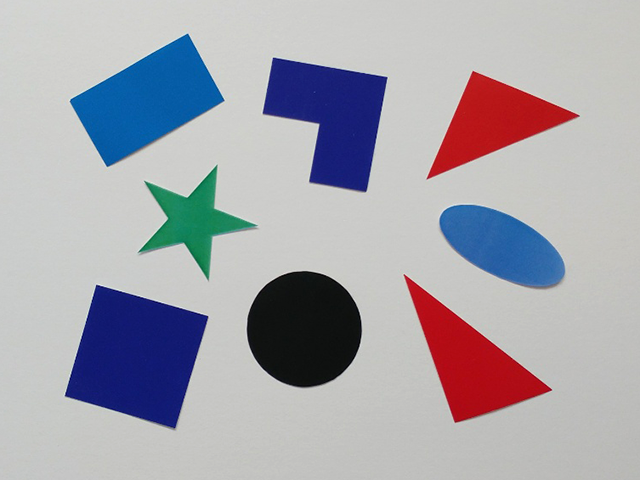
#> input picture workspace/python/18_computer_vision/images/polygon.bmp, 640 x 480 px
$ python 11_polygon_detect.py
#> lines starting #> are read from the running program, lines starting #| are printed output that depends on the picture
import cv2
from pathlib import Path
import numpy as np

IMG_DIR = Path() / ".." / "images"

img = cv2.imread(str(IMG_DIR / "polygon.bmp"))
#> img is the input picture: shape (480, 640, 3); mean B, G, R 173.4, 165, 166.3

img_gray = cv2.cvtColor(img, cv2.COLOR_BGR2GRAY)
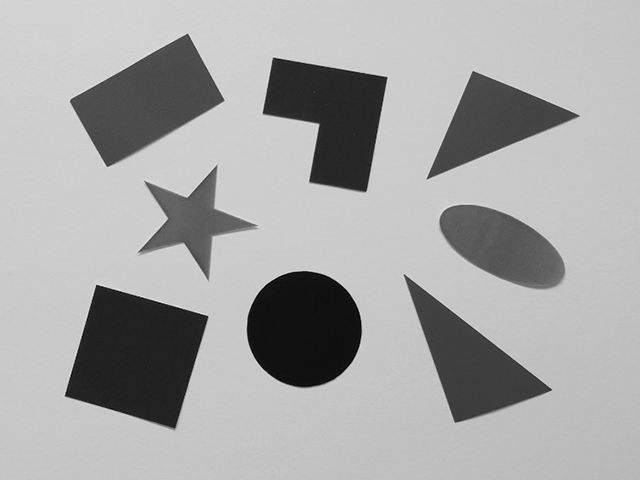
#> img_gray: shape (480, 640); min 0, max 240, mean 166.4

cv2.imshow("gray", img_gray)

img_rand = np.random.choice(
    [0, 255],
    (224, 224),
).astype(np.uint8)

print(img_rand.shape)
print(np.unique(img_rand))

img_rand_blur = cv2.blur(
    img_rand,
    (3, 3)
)
img_rand_blur = cv2.blur(
    img_rand_blur,
    (3, 3)
)
img_rand_blur = cv2.blur(
    img_rand_blur,
    (3, 3)
)

canny = cv2.Canny(
    img_rand_blur,
    100,
    200
)

cv2.imshow("rand", img_rand)
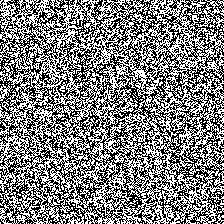
#> window 'rand': shape (224, 224); 50.1% white; black in thin lines or dots
cv2.imshow("img_rand_blur", img_rand_blur)
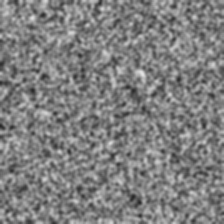
#> window 'img_rand_blur': shape (224, 224); min 38, max 227, mean 127.8
cv2.imshow("canny", canny)
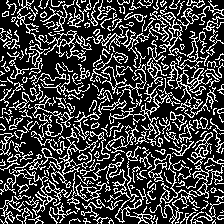
#> window 'canny': shape (224, 224); 25.6% white in thin lines or dots

cv2.waitKey(0)
cv2.destroyAllWindows()

$ run again, with workspace/python/18_computer_vision/images/airplane.bmp copied over workspace/python/18_computer_vision/images/polygon.bmp
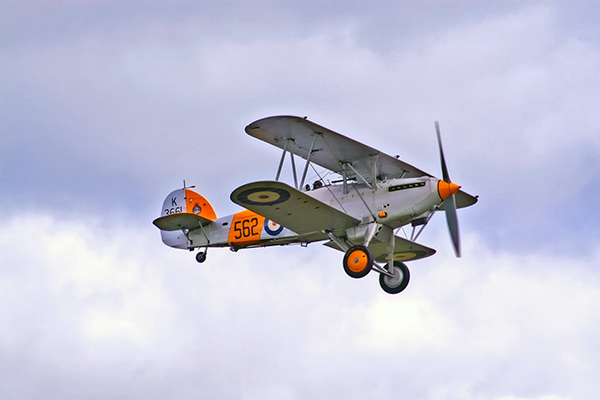
#> input picture workspace/python/18_computer_vision/images/airplane.bmp, 600 x 400 px
#> img is the input picture: shape (400, 600, 3); mean B, G, R 217.1, 197.6, 196.8
#> `img_gray = cv2.cvtColor(img, cv2.COLOR_BGR2GRAY)`:
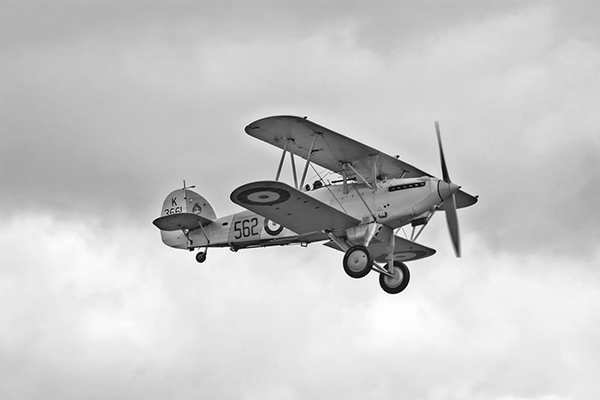
#> img_gray: shape (400, 600); min 0, max 255, mean 199.6
